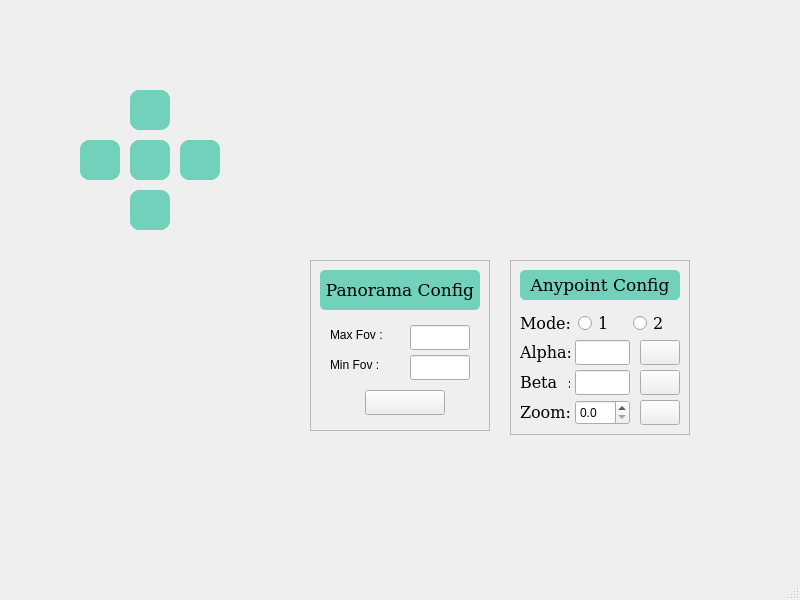
<?xml version="1.0" encoding="UTF-8"?>
<ui version="4.0">
 <class>MainWindow</class>
 <widget class="QMainWindow" name="MainWindow">
  <property name="geometry">
   <rect>
    <x>0</x>
    <y>0</y>
    <width>800</width>
    <height>600</height>
   </rect>
  </property>
  <property name="windowTitle">
   <string>MainWindow</string>
  </property>
  <widget class="QWidget" name="centralwidget">
   <widget class="QFrame" name="frame_navigator">
    <property name="geometry">
     <rect>
      <x>70</x>
      <y>80</y>
      <width>160</width>
      <height>200</height>
     </rect>
    </property>
    <property name="sizePolicy">
     <sizepolicy hsizetype="Fixed" vsizetype="Fixed">
      <horstretch>0</horstretch>
      <verstretch>0</verstretch>
     </sizepolicy>
    </property>
    <property name="minimumSize">
     <size>
      <width>160</width>
      <height>160</height>
     </size>
    </property>
    <property name="frameShape">
     <enum>QFrame::NoFrame</enum>
    </property>
    <property name="frameShadow">
     <enum>QFrame::Raised</enum>
    </property>
    <property name="lineWidth">
     <number>0</number>
    </property>
    <widget class="QFrame" name="frame_20">
     <property name="geometry">
      <rect>
       <x>60</x>
       <y>10</y>
       <width>40</width>
       <height>40</height>
      </rect>
     </property>
     <property name="sizePolicy">
      <sizepolicy hsizetype="Fixed" vsizetype="Fixed">
       <horstretch>0</horstretch>
       <verstretch>0</verstretch>
      </sizepolicy>
     </property>
     <property name="minimumSize">
      <size>
       <width>40</width>
       <height>40</height>
      </size>
     </property>
     <property name="styleSheet">
      <string notr="true">background-color: #71D1BA;   
border-radius: 10px;</string>
     </property>
     <property name="frameShape">
      <enum>QFrame::StyledPanel</enum>
     </property>
     <property name="frameShadow">
      <enum>QFrame::Raised</enum>
     </property>
     <widget class="QPushButton" name="btn_Up_View">
      <property name="geometry">
       <rect>
        <x>0</x>
        <y>0</y>
        <width>40</width>
        <height>40</height>
       </rect>
      </property>
      <property name="sizePolicy">
       <sizepolicy hsizetype="Fixed" vsizetype="Fixed">
        <horstretch>0</horstretch>
        <verstretch>0</verstretch>
       </sizepolicy>
      </property>
      <property name="minimumSize">
       <size>
        <width>40</width>
        <height>40</height>
       </size>
      </property>
      <property name="styleSheet">
       <string notr="true">QPushButton{ background-color :  #71D1BA;}
QPushButton::pressed{ background-color : #71AED1; }
border-radius: 10px;</string>
      </property>
      <property name="text">
       <string/>
      </property>
      <property name="icon">
       <iconset>
        <normaloff>images/up.png</normaloff>images/up.png</iconset>
      </property>
      <property name="iconSize">
       <size>
        <width>40</width>
        <height>40</height>
       </size>
      </property>
      <property name="shortcut">
       <string>Up</string>
      </property>
     </widget>
    </widget>
    <widget class="QFrame" name="frame_21">
     <property name="geometry">
      <rect>
       <x>110</x>
       <y>60</y>
       <width>40</width>
       <height>40</height>
      </rect>
     </property>
     <property name="sizePolicy">
      <sizepolicy hsizetype="Fixed" vsizetype="Fixed">
       <horstretch>0</horstretch>
       <verstretch>0</verstretch>
      </sizepolicy>
     </property>
     <property name="minimumSize">
      <size>
       <width>40</width>
       <height>40</height>
      </size>
     </property>
     <property name="styleSheet">
      <string notr="true">background-color: #71D1BA;   
border-radius: 10px;</string>
     </property>
     <property name="frameShape">
      <enum>QFrame::StyledPanel</enum>
     </property>
     <property name="frameShadow">
      <enum>QFrame::Raised</enum>
     </property>
     <widget class="QPushButton" name="btn_Right_view">
      <property name="geometry">
       <rect>
        <x>0</x>
        <y>0</y>
        <width>40</width>
        <height>40</height>
       </rect>
      </property>
      <property name="styleSheet">
       <string notr="true">QPushButton{ background-color :  #71D1BA;}
QPushButton::pressed{ background-color : #71AED1; }
border-radius: 10px;</string>
      </property>
      <property name="text">
       <string/>
      </property>
      <property name="icon">
       <iconset>
        <normaloff>images/right.png</normaloff>images/right.png</iconset>
      </property>
      <property name="iconSize">
       <size>
        <width>40</width>
        <height>40</height>
       </size>
      </property>
      <property name="shortcut">
       <string>Right</string>
      </property>
     </widget>
    </widget>
    <widget class="QFrame" name="frame_22">
     <property name="geometry">
      <rect>
       <x>10</x>
       <y>60</y>
       <width>40</width>
       <height>40</height>
      </rect>
     </property>
     <property name="sizePolicy">
      <sizepolicy hsizetype="Fixed" vsizetype="Fixed">
       <horstretch>0</horstretch>
       <verstretch>0</verstretch>
      </sizepolicy>
     </property>
     <property name="minimumSize">
      <size>
       <width>40</width>
       <height>40</height>
      </size>
     </property>
     <property name="styleSheet">
      <string notr="true">background-color: #71D1BA;   
border-radius: 10px;</string>
     </property>
     <property name="frameShape">
      <enum>QFrame::StyledPanel</enum>
     </property>
     <property name="frameShadow">
      <enum>QFrame::Raised</enum>
     </property>
     <widget class="QPushButton" name="btn_left_view">
      <property name="geometry">
       <rect>
        <x>0</x>
        <y>0</y>
        <width>40</width>
        <height>40</height>
       </rect>
      </property>
      <property name="styleSheet">
       <string notr="true">QPushButton{ background-color :  #71D1BA;}
QPushButton::pressed{ background-color : #71AED1; }
border-radius: 10px;</string>
      </property>
      <property name="text">
       <string/>
      </property>
      <property name="icon">
       <iconset>
        <normaloff>images/left.png</normaloff>images/left.png</iconset>
      </property>
      <property name="iconSize">
       <size>
        <width>40</width>
        <height>40</height>
       </size>
      </property>
      <property name="shortcut">
       <string>Left</string>
      </property>
     </widget>
    </widget>
    <widget class="QFrame" name="frame_23">
     <property name="geometry">
      <rect>
       <x>60</x>
       <y>110</y>
       <width>40</width>
       <height>40</height>
      </rect>
     </property>
     <property name="sizePolicy">
      <sizepolicy hsizetype="Fixed" vsizetype="Fixed">
       <horstretch>0</horstretch>
       <verstretch>0</verstretch>
      </sizepolicy>
     </property>
     <property name="minimumSize">
      <size>
       <width>40</width>
       <height>40</height>
      </size>
     </property>
     <property name="styleSheet">
      <string notr="true">background-color: #71D1BA;   
border-radius: 10px;</string>
     </property>
     <property name="frameShape">
      <enum>QFrame::StyledPanel</enum>
     </property>
     <property name="frameShadow">
      <enum>QFrame::Raised</enum>
     </property>
     <widget class="QPushButton" name="btn_Down_view">
      <property name="geometry">
       <rect>
        <x>0</x>
        <y>0</y>
        <width>40</width>
        <height>40</height>
       </rect>
      </property>
      <property name="styleSheet">
       <string notr="true">QPushButton{ background-color :  #71D1BA;}
QPushButton::pressed{ background-color : #71AED1; }
border-radius: 10px;</string>
      </property>
      <property name="text">
       <string/>
      </property>
      <property name="icon">
       <iconset>
        <normaloff>images/down.png</normaloff>images/down.png</iconset>
      </property>
      <property name="iconSize">
       <size>
        <width>40</width>
        <height>40</height>
       </size>
      </property>
      <property name="shortcut">
       <string>Down</string>
      </property>
     </widget>
    </widget>
    <widget class="QFrame" name="frame_24">
     <property name="geometry">
      <rect>
       <x>60</x>
       <y>60</y>
       <width>40</width>
       <height>40</height>
      </rect>
     </property>
     <property name="sizePolicy">
      <sizepolicy hsizetype="Fixed" vsizetype="Fixed">
       <horstretch>0</horstretch>
       <verstretch>0</verstretch>
      </sizepolicy>
     </property>
     <property name="minimumSize">
      <size>
       <width>40</width>
       <height>40</height>
      </size>
     </property>
     <property name="styleSheet">
      <string notr="true">background-color: #71D1BA;   
border-radius: 10px;</string>
     </property>
     <property name="frameShape">
      <enum>QFrame::StyledPanel</enum>
     </property>
     <property name="frameShadow">
      <enum>QFrame::Raised</enum>
     </property>
     <widget class="QPushButton" name="btn_center_view">
      <property name="geometry">
       <rect>
        <x>0</x>
        <y>0</y>
        <width>40</width>
        <height>40</height>
       </rect>
      </property>
      <property name="sizePolicy">
       <sizepolicy hsizetype="Fixed" vsizetype="Fixed">
        <horstretch>0</horstretch>
        <verstretch>0</verstretch>
       </sizepolicy>
      </property>
      <property name="minimumSize">
       <size>
        <width>40</width>
        <height>40</height>
       </size>
      </property>
      <property name="styleSheet">
       <string notr="true">QPushButton{ background-color :  #71D1BA;}
QPushButton::pressed{ background-color : #71AED1; }
border-radius: 10px;</string>
      </property>
      <property name="text">
       <string/>
      </property>
      <property name="icon">
       <iconset>
        <normaloff>images/C.png</normaloff>images/C.png</iconset>
      </property>
      <property name="iconSize">
       <size>
        <width>30</width>
        <height>40</height>
       </size>
      </property>
     </widget>
    </widget>
   </widget>
   <widget class="QFrame" name="frame_anypoint">
    <property name="geometry">
     <rect>
      <x>510</x>
      <y>260</y>
      <width>180</width>
      <height>175</height>
     </rect>
    </property>
    <property name="frameShape">
     <enum>QFrame::StyledPanel</enum>
    </property>
    <property name="frameShadow">
     <enum>QFrame::Raised</enum>
    </property>
    <widget class="QWidget" name="horizontalLayoutWidget_4">
     <property name="geometry">
      <rect>
       <x>10</x>
       <y>50</y>
       <width>162</width>
       <height>27</height>
      </rect>
     </property>
     <layout class="QHBoxLayout" name="horizontalLayout_4">
      <item>
       <widget class="QLabel" name="label_mode">
        <property name="font">
         <font>
          <family>DejaVu Serif</family>
          <pointsize>12</pointsize>
         </font>
        </property>
        <property name="frameShape">
         <enum>QFrame::NoFrame</enum>
        </property>
        <property name="text">
         <string>Mode:</string>
        </property>
       </widget>
      </item>
      <item>
       <widget class="QRadioButton" name="radio_btn_mode_1">
        <property name="minimumSize">
         <size>
          <width>40</width>
          <height>0</height>
         </size>
        </property>
        <property name="font">
         <font>
          <family>DejaVu Serif</family>
          <pointsize>12</pointsize>
         </font>
        </property>
        <property name="text">
         <string>1</string>
        </property>
       </widget>
      </item>
      <item>
       <widget class="QRadioButton" name="radio_btn_mode_2">
        <property name="minimumSize">
         <size>
          <width>40</width>
          <height>0</height>
         </size>
        </property>
        <property name="font">
         <font>
          <family>DejaVu Serif</family>
          <pointsize>12</pointsize>
         </font>
        </property>
        <property name="text">
         <string>2</string>
        </property>
       </widget>
      </item>
     </layout>
    </widget>
    <widget class="QLabel" name="label_4">
     <property name="geometry">
      <rect>
       <x>10</x>
       <y>10</y>
       <width>160</width>
       <height>30</height>
      </rect>
     </property>
     <property name="sizePolicy">
      <sizepolicy hsizetype="Fixed" vsizetype="Fixed">
       <horstretch>0</horstretch>
       <verstretch>0</verstretch>
      </sizepolicy>
     </property>
     <property name="minimumSize">
      <size>
       <width>160</width>
       <height>30</height>
      </size>
     </property>
     <property name="font">
      <font>
       <family>DejaVu Serif</family>
       <pointsize>13</pointsize>
      </font>
     </property>
     <property name="styleSheet">
      <string notr="true">border-color: rgb(66, 69, 183);
border-radius: 5px;
background-color: #71D1BA; </string>
     </property>
     <property name="frameShape">
      <enum>QFrame::NoFrame</enum>
     </property>
     <property name="text">
      <string>Anypoint Config</string>
     </property>
     <property name="alignment">
      <set>Qt::AlignCenter</set>
     </property>
    </widget>
    <widget class="QLabel" name="zoom">
     <property name="geometry">
      <rect>
       <x>10</x>
       <y>140</y>
       <width>50</width>
       <height>25</height>
      </rect>
     </property>
     <property name="sizePolicy">
      <sizepolicy hsizetype="Fixed" vsizetype="Preferred">
       <horstretch>0</horstretch>
       <verstretch>0</verstretch>
      </sizepolicy>
     </property>
     <property name="font">
      <font>
       <family>DejaVu Serif</family>
       <pointsize>12</pointsize>
      </font>
     </property>
     <property name="text">
      <string>Zoom:</string>
     </property>
    </widget>
    <widget class="QDoubleSpinBox" name="anypoint_zoom">
     <property name="geometry">
      <rect>
       <x>65</x>
       <y>140</y>
       <width>55</width>
       <height>25</height>
      </rect>
     </property>
     <property name="sizePolicy">
      <sizepolicy hsizetype="Fixed" vsizetype="Fixed">
       <horstretch>0</horstretch>
       <verstretch>0</verstretch>
      </sizepolicy>
     </property>
     <property name="decimals">
      <number>1</number>
     </property>
     <property name="maximum">
      <double>14.000000000000000</double>
     </property>
     <property name="singleStep">
      <double>0.100000000000000</double>
     </property>
    </widget>
    <widget class="QPushButton" name="pushButton">
     <property name="geometry">
      <rect>
       <x>130</x>
       <y>140</y>
       <width>40</width>
       <height>25</height>
      </rect>
     </property>
     <property name="sizePolicy">
      <sizepolicy hsizetype="Fixed" vsizetype="Fixed">
       <horstretch>0</horstretch>
       <verstretch>0</verstretch>
      </sizepolicy>
     </property>
     <property name="minimumSize">
      <size>
       <width>40</width>
       <height>0</height>
      </size>
     </property>
     <property name="text">
      <string/>
     </property>
    </widget>
    <widget class="QPushButton" name="oke_beta">
     <property name="geometry">
      <rect>
       <x>130</x>
       <y>110</y>
       <width>40</width>
       <height>25</height>
      </rect>
     </property>
     <property name="text">
      <string/>
     </property>
    </widget>
    <widget class="QLabel" name="beta">
     <property name="geometry">
      <rect>
       <x>10</x>
       <y>109</y>
       <width>50</width>
       <height>27</height>
      </rect>
     </property>
     <property name="font">
      <font>
       <family>DejaVu Serif</family>
       <pointsize>12</pointsize>
      </font>
     </property>
     <property name="text">
      <string>Beta  :</string>
     </property>
    </widget>
    <widget class="QLineEdit" name="lineedit_beta">
     <property name="geometry">
      <rect>
       <x>65</x>
       <y>110</y>
       <width>55</width>
       <height>25</height>
      </rect>
     </property>
    </widget>
    <widget class="QPushButton" name="oke_alpha">
     <property name="geometry">
      <rect>
       <x>130</x>
       <y>80</y>
       <width>40</width>
       <height>25</height>
      </rect>
     </property>
     <property name="text">
      <string/>
     </property>
    </widget>
    <widget class="QLabel" name="alpha">
     <property name="geometry">
      <rect>
       <x>10</x>
       <y>79</y>
       <width>50</width>
       <height>27</height>
      </rect>
     </property>
     <property name="font">
      <font>
       <family>DejaVu Serif</family>
       <pointsize>12</pointsize>
      </font>
     </property>
     <property name="text">
      <string>Alpha:</string>
     </property>
    </widget>
    <widget class="QLineEdit" name="lineedit_alpha">
     <property name="geometry">
      <rect>
       <x>65</x>
       <y>80</y>
       <width>55</width>
       <height>25</height>
      </rect>
     </property>
    </widget>
   </widget>
   <widget class="QFrame" name="frame_panorama">
    <property name="geometry">
     <rect>
      <x>310</x>
      <y>260</y>
      <width>180</width>
      <height>171</height>
     </rect>
    </property>
    <property name="frameShape">
     <enum>QFrame::StyledPanel</enum>
    </property>
    <property name="frameShadow">
     <enum>QFrame::Raised</enum>
    </property>
    <widget class="QLabel" name="label_5">
     <property name="geometry">
      <rect>
       <x>10</x>
       <y>10</y>
       <width>160</width>
       <height>40</height>
      </rect>
     </property>
     <property name="sizePolicy">
      <sizepolicy hsizetype="Fixed" vsizetype="Fixed">
       <horstretch>0</horstretch>
       <verstretch>0</verstretch>
      </sizepolicy>
     </property>
     <property name="minimumSize">
      <size>
       <width>160</width>
       <height>40</height>
      </size>
     </property>
     <property name="font">
      <font>
       <family>DejaVu Serif</family>
       <pointsize>13</pointsize>
      </font>
     </property>
     <property name="styleSheet">
      <string notr="true">border-color: rgb(66, 69, 183);
border-radius: 5px;
background-color: #71D1BA; </string>
     </property>
     <property name="frameShape">
      <enum>QFrame::NoFrame</enum>
     </property>
     <property name="text">
      <string>Panorama Config</string>
     </property>
     <property name="alignment">
      <set>Qt::AlignCenter</set>
     </property>
    </widget>
    <widget class="QLineEdit" name="max_pano">
     <property name="geometry">
      <rect>
       <x>100</x>
       <y>65</y>
       <width>60</width>
       <height>25</height>
      </rect>
     </property>
    </widget>
    <widget class="QLabel" name="max">
     <property name="geometry">
      <rect>
       <x>20</x>
       <y>60</y>
       <width>70</width>
       <height>30</height>
      </rect>
     </property>
     <property name="text">
      <string>Max Fov :</string>
     </property>
    </widget>
    <widget class="QLineEdit" name="min_pano">
     <property name="geometry">
      <rect>
       <x>100</x>
       <y>95</y>
       <width>60</width>
       <height>25</height>
      </rect>
     </property>
    </widget>
    <widget class="QLabel" name="min">
     <property name="geometry">
      <rect>
       <x>20</x>
       <y>90</y>
       <width>70</width>
       <height>30</height>
      </rect>
     </property>
     <property name="text">
      <string>Min Fov :</string>
     </property>
    </widget>
    <widget class="QPushButton" name="oke_pano">
     <property name="geometry">
      <rect>
       <x>55</x>
       <y>130</y>
       <width>80</width>
       <height>25</height>
      </rect>
     </property>
     <property name="text">
      <string/>
     </property>
    </widget>
   </widget>
  </widget>
  <widget class="QMenuBar" name="menubar">
   <property name="geometry">
    <rect>
     <x>0</x>
     <y>0</y>
     <width>800</width>
     <height>22</height>
    </rect>
   </property>
  </widget>
  <widget class="QStatusBar" name="statusbar"/>
 </widget>
 <resources/>
 <connections/>
</ui>
